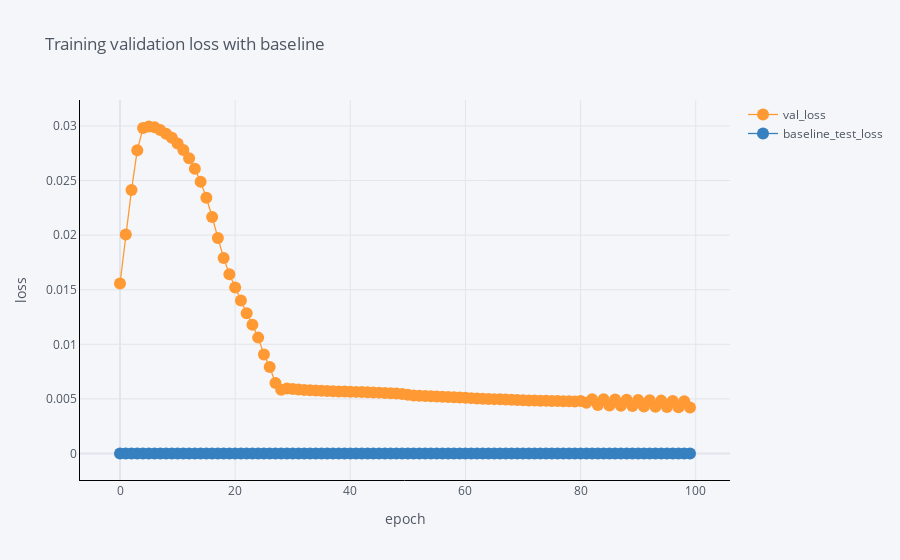

The notebook cell this image was saved under:
### Code cell
df[['epoch', 'val_loss', 'baseline_test_loss']].iplot(
    x='epoch',
    mode='lines+markers',
    xTitle='epoch',
    yTitle='loss', 
    title='Training validation loss with baseline',
    linecolor='black',
)
